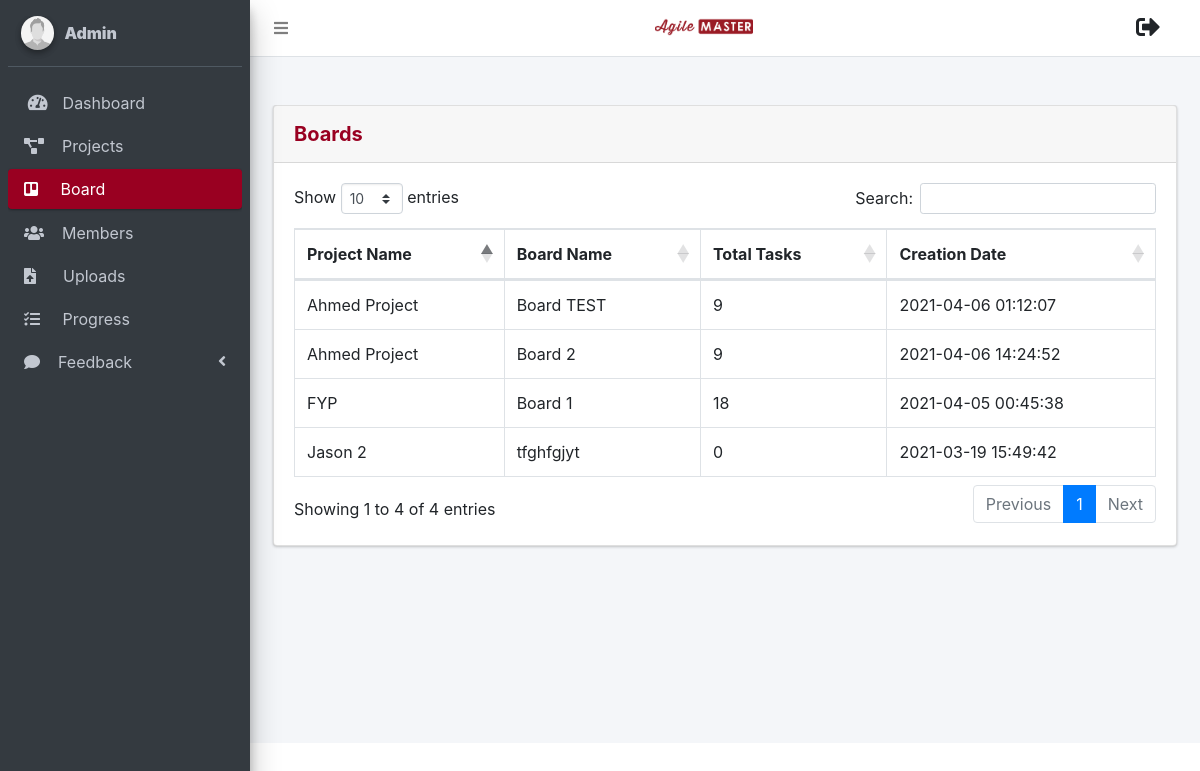
/admin/board.php, run on the app's committed database.
### tables this page shows
CREATE TABLE `board` (
  `board_id` int(11) NOT NULL,
  `project_id` int(11) NOT NULL,
  `board_name` varchar(255) NOT NULL,
  `date_time` datetime NOT NULL DEFAULT current_timestamp()
);

CREATE TABLE `project` (
  `project_id` int(11) NOT NULL,
  `project_name` varchar(255) NOT NULL,
  `project_description` text NOT NULL,
  `status` varchar(255) NOT NULL DEFAULT 'Active'
);

### helpers/module.php (called while the page is built, shortened)
<?php
function get_admin()
{
	global $conn;
	$result = mysqli_query($conn, "SELECT * FROM `admin`");
	return $result;
}
function getBoardByProjectAdmin($board_id)
{
	global $conn;
	$result = mysqli_query($conn, "SELECT * FROM `task` NATURAL JOIN `board` NATURAL JOIN `users` WHERE `board_id` = '$board_id'");
	return $result;
}
function getAllBoardsAdmin()
{
	global $conn;
	$result = mysqli_query($conn, "SELECT * FROM `board` NATURAL JOIN `project`");
	return $result;
}
?>

### admin/board.php (the view, shortened to what this page needs)
<?php
include_once '../connection/dbconnection.php';
include_once '../helpers/module.php';
?>
<!DOCTYPE html>
<html>
<head>
	<?php include('../navigation/head.php');?>
</head>
<body class="hold-transition sidebar-mini layout-fixed">
<div class="wrapper">
	<?php include('../navigation/topbar_admin.php');?>
	<?php include('../navigation/board_adminsidebar.php');?>
	<div class="content-wrapper">
		<br><br>
		<section class="content">
			<div class="container-fluid">
				<div class="card">
					<div class="card-header py-3">
						<h5 class="m-0 font-weight-bold " style="color: #990021;">Boards</h5>
					</div>
					<div class="card-body">
						<div class="table-responsive">
							<table class="table table-bordered" id="dataTable" width="100%" cellspacing="0">
								<thead>
                                    <tr>
                                        <th >Project Name</th>
                                        <th >Board Name</th>
                                        <th >Total Tasks</th>
                                        <th >Creation Date</th>
                                    </tr>
								</thead>
                                <tbody>
                                    <?php
                                        $getAllBoardsAdmin = getAllBoardsAdmin();
                                        while($asRow = mysqli_fetch_array($getAllBoardsAdmin))
                                        {
                                            $board_id = $asRow['board_id'];
                                            $getBoardByProjectAdmin = getBoardByProjectAdmin($board_id);
                                    ?>
                                    <tr>
										<td>
											<?php echo $asRow['project_name'];?>
										</td>
										<td>
											<?php echo $asRow['board_name'];?>
										</td>
										<td>
											<?php echo mysqli_num_rows($getBoardByProjectAdmin);?>
										</td>
										<td>
											<?php echo $asRow['date_time'];;?>
										</td>
                                    </tr>
                                    <?php
                                        }
                                    ?>
                                </tbody>
							</table>
						</div>
					</div>
				</div>
			</div>
		</section>
	</div>
</div>
</body>
</html>

### navigation/board_adminsidebar.php (shortened to what this page needs)
<aside class="main-sidebar sidebar-dark-primary elevation-4">
	<div class="sidebar">
		<div class="user-panel mt-3 pb-3 mb-3 d-flex">
			<div class="image">
				<img src="../resources/images/user2-160x160.jpg" class="img-circle elevation-2" alt="User Image">
			</div>
			<div class="info">
				<a href="#" class="d-block">
					<strong>
                    <?php
                        $get_admin = get_admin();
                        $row = mysqli_fetch_array($get_admin);
                        echo '
                           <strong> '.$row["name"].' </strong>
                           <span class="carrot"></span>';
                    ?>
                </strong>
				</a>
			</div>
		</div>
		<nav class="mt-2" >
			<ul class="nav nav-pills nav-sidebar flex-column" data-widget="treeview" role="menu" data-accordion="false">
				<li class="nav-item has-treeview">
					<a href="dashboard.php" class="nav-link">
						<i class="nav-icon fas fa-tachometer-alt"></i>
						<p>
							&nbsp;Dashboard
						</p>
					</a>
				</li>
				<li class="nav-item">
					<a href="project.php" class="nav-link">
						<i class="fas fa-project-diagram"></i>
						<p>
							&nbsp;&nbsp;&nbsp;Projects
						</p>
					</a>
				</li>
				<li class="nav-item">
					<a href="board.php" class="nav-link active">
						<i class="fab fa-trello"></i>
						<p>
							&nbsp;&nbsp;&nbsp;&nbsp;Board
						</p>
					</a>
				</li>
				<li class="nav-item">
					<a href="members.php" class="nav-link">
						<i class="fas fa-users"></i>
						<p>
							&nbsp;&nbsp;&nbsp;Members
						</p>
					</a>
				</li>
				<li class="nav-item">
					<a href="upload_files.php" class="nav-link">
						<i class="fas fa-file-upload"></i>
						<p>
							&nbsp;&nbsp;&nbsp;&nbsp;&nbsp;Uploads
						</p>
					</a>
				</li>
				<li class="nav-item">
					<a href="progress.php" class="nav-link">
						<i class="fas fa-tasks"></i>
						<p>
							&nbsp;&nbsp;&nbsp;&nbsp;Progress
						</p>
					</a>
				</li>
				<li class="nav-item has-treeview">
					<a href="#" class="nav-link">
						<i class="fas fa-comment"></i>
						<p>
							&nbsp;&nbsp;&nbsp;Feedback
							<i class="fas fa-angle-left right"></i>
						</p>
					</a>
				</li>
				<br><br><br>
			</ul>
		</nav>
    </div>
</aside>

### dependencies/css/style.css (style rules this page uses)
body { font-family: "Open Sans", sans-serif; color: #444444; }
a { text-decoration: none; color: #990021; }
.card-header { width: 100%; padding: 10px 10px 0px 10px; box-sizing: border-box; border-radius: 3px; display: block; font-weight: bold; }
ul { list-style: none; margin: 0; padding: 0px; }
section { padding: 60px 0; overflow: hidden; position: relative; }

### data on the page
board: project.project_name "Jason 2", board_name "tfghfgjyt", mysqli_num_rows($getBoardByProjectAdmin) "0", date_time "2021-03-19 15:49:42"
board: project.project_name "FYP", board_name "Board 1", mysqli_num_rows($getBoardByProjectAdmin) "18", date_time "2021-04-05 00:45:38"
board: project.project_name "Ahmed Project", board_name "Board TEST", mysqli_num_rows($getBoardByProjectAdmin) "9", date_time "2021-04-06 01:12:07"
board: project.project_name "Ahmed Project", board_name "Board 2", mysqli_num_rows($getBoardByProjectAdmin) "9", date_time "2021-04-06 14:24:52"

### other printed values
$row["name"] "Admin"
